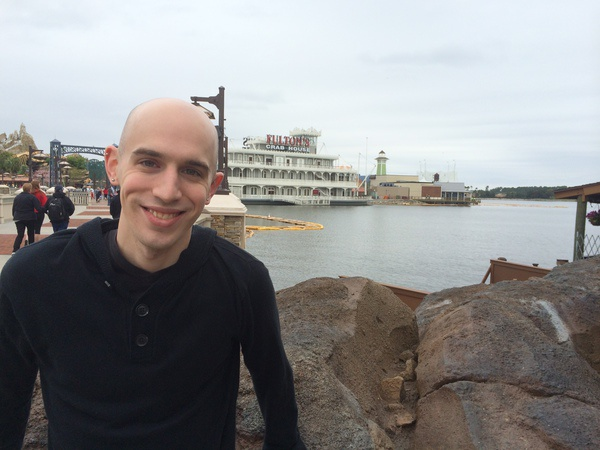
#> input picture 1_images/newimage.jpg, 600 x 450 px
$ python grad_orientation.py --image ../../1_images/newimage.jpg   (older library calls are emulated)
#> lines starting #> are read from the running program, lines starting #| are printed output that depends on the picture
#> further down, image is the input picture: shape (450, 600, 3); mean B, G, R 139.9, 140.1, 141
import argparse
import cv2
import numpy as np


def args():
    ap = argparse.ArgumentParser()
    ap.add_argument("-i", "--image", required=True, help="Path to the image")
    ap.add_argument(
        "-l",
        "--lower-angle",
        type=float,
        default=90.0,
        help="Lower orientation angle")
    ap.add_argument(
        "-u",
        "--upper-angle",
        type=float,
        default=135.0,
        help="Upper orientation angle")
    return vars(ap.parse_args())


def sobel_gradient(image):
    # Image gradient - a directional change in image intensity.
    g_x = cv2.Sobel(image, cv2.CV_64F, dx=1, dy=0)
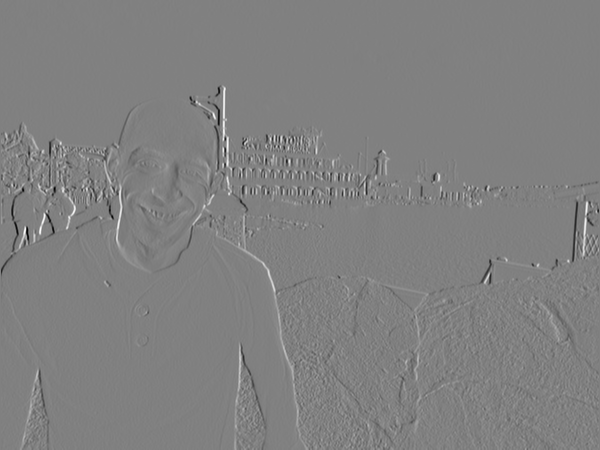
#> g_x: shape (450, 600) float64; min -712, max 699, mean 0.2; drawn with min black and max white
    g_y = cv2.Sobel(image, cv2.CV_64F, dx=0, dy=1)
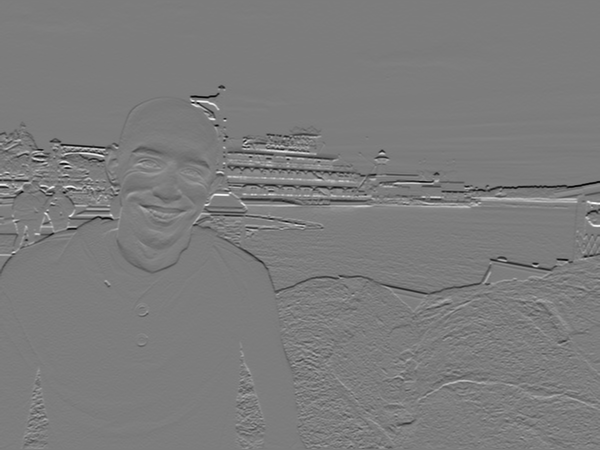
#> g_y: shape (450, 600) float64; min -661, max 688, mean -3.3; drawn with min black and max white
    return g_x, g_y


def gradient_mag_orientation(g_x, g_y):
    # (0, 0) in the upper left corner
    # gradient_x = I(x+1, y) - I(x-1, y)
    # gradient_y = I(x, y+1) - I(x, y-1)
    magnitude = np.sqrt((g_x ** 2) + (g_y ** 2))
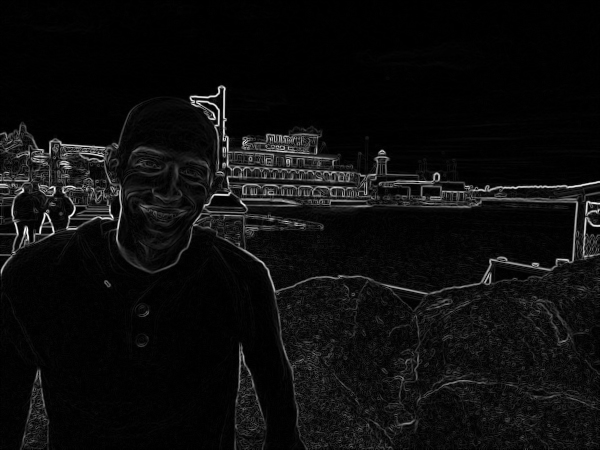
#> magnitude: shape (450, 600) float64; min 0, max 712.3, mean 38.5; drawn with min black and max white
    orientation = np.arctan2(g_y, g_x) * (180 / np.pi) % 180
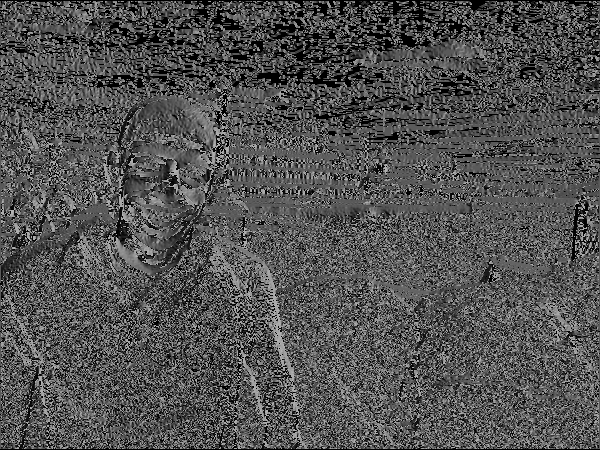
#> orientation: shape (450, 600) float64; min 0, max 179.9, mean 81.9
    return magnitude, orientation


args = args()
lower_angle = args["lower_angle"]
upper_angle = args["upper_angle"]
image = cv2.imread(args["image"])
image_gray = cv2.cvtColor(image, cv2.COLOR_BGR2GRAY)
g_x, g_y = sobel_gradient(image_gray)
mag, orientation = gradient_mag_orientation(g_x, g_y)
indices = np.where(orientation >= lower_angle, orientation, -1)
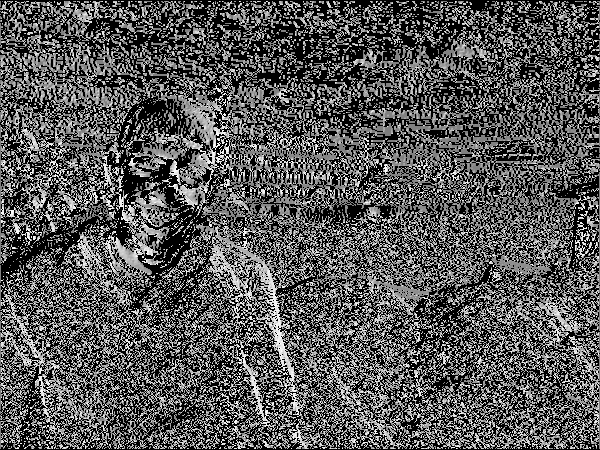
#> indices: shape (450, 600) float64; min -1, max 179.9, mean 60.9; drawn with min black and max white
indices = np.where(orientation <= upper_angle, indices, -1)
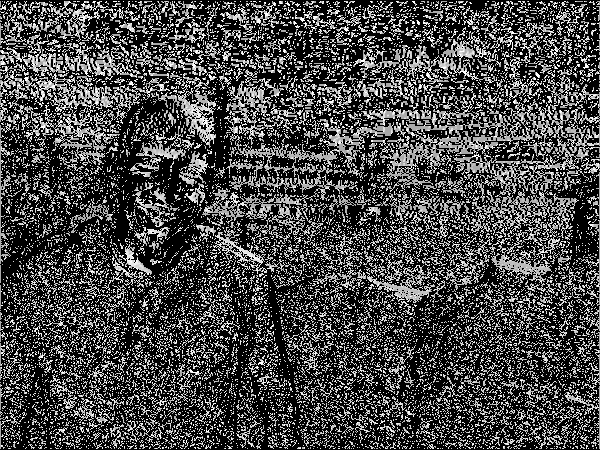
#> indices: shape (450, 600) float64; min -1, max 135, mean 37.3; drawn with min black and max white
mask = np.zeros(image_gray.shape, dtype="uint8")
mask[indices > -1] = 255
cv2.imshow("Masked", mask)
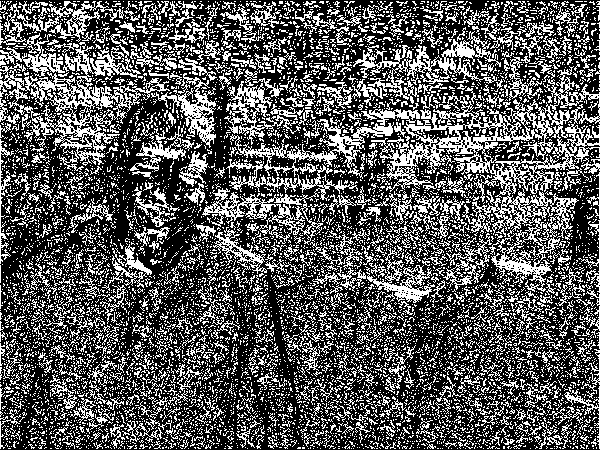
#> window 'Masked': shape (450, 600); 34.6% white in thin lines or dots
cv2.waitKey(0)

$ run again, on 1_images/giraffe.png
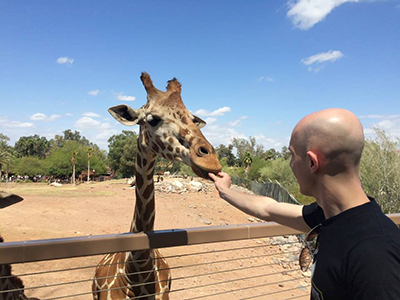
#> input picture 1_images/giraffe.png, 400 x 300 px
#> image is the input picture: shape (300, 400, 3); mean B, G, R 150.5, 143.8, 139.8
#> in gradient_mag_orientation, `orientation = np.arctan2(g_y, g_x) * (180 / np.pi) % 180`:
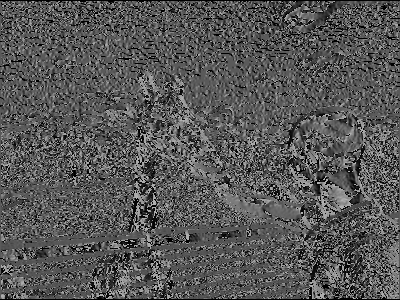
#> orientation: shape (300, 400) float64; min 0, max 179.9, mean 87
#> `cv2.imshow("Masked", mask)`:
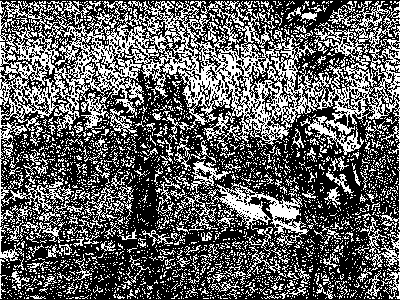
#> window 'Masked': shape (300, 400); 37.4% white in thin lines or dots

$ run again, on 1_images/grand_canyon.png
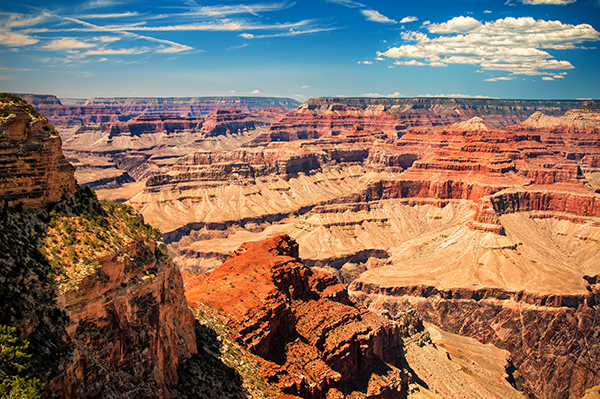
#> input picture 1_images/grand_canyon.png, 600 x 399 px
#> image is the input picture: shape (399, 600, 3); mean B, G, R 97.3, 113.1, 138.6
#> `indices = np.where(orientation >= lower_angle, orientation, -1)`:
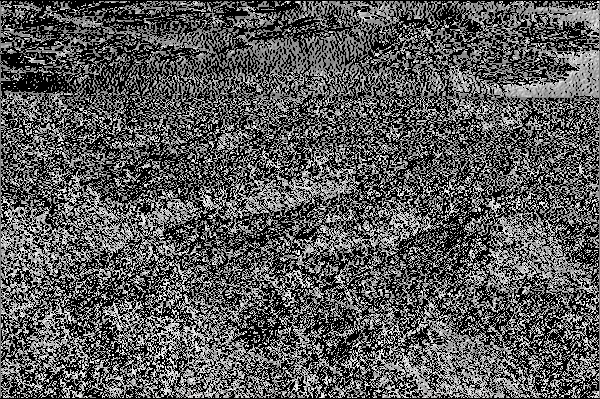
#> indices: shape (399, 600) float64; min -1, max 179.9, mean 62.4; drawn with min black and max white
#> `cv2.imshow("Masked", mask)`:
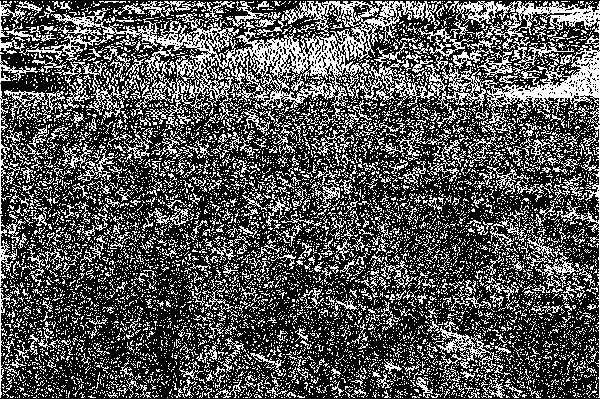
#> window 'Masked': shape (399, 600); 32.8% white in thin lines or dots
